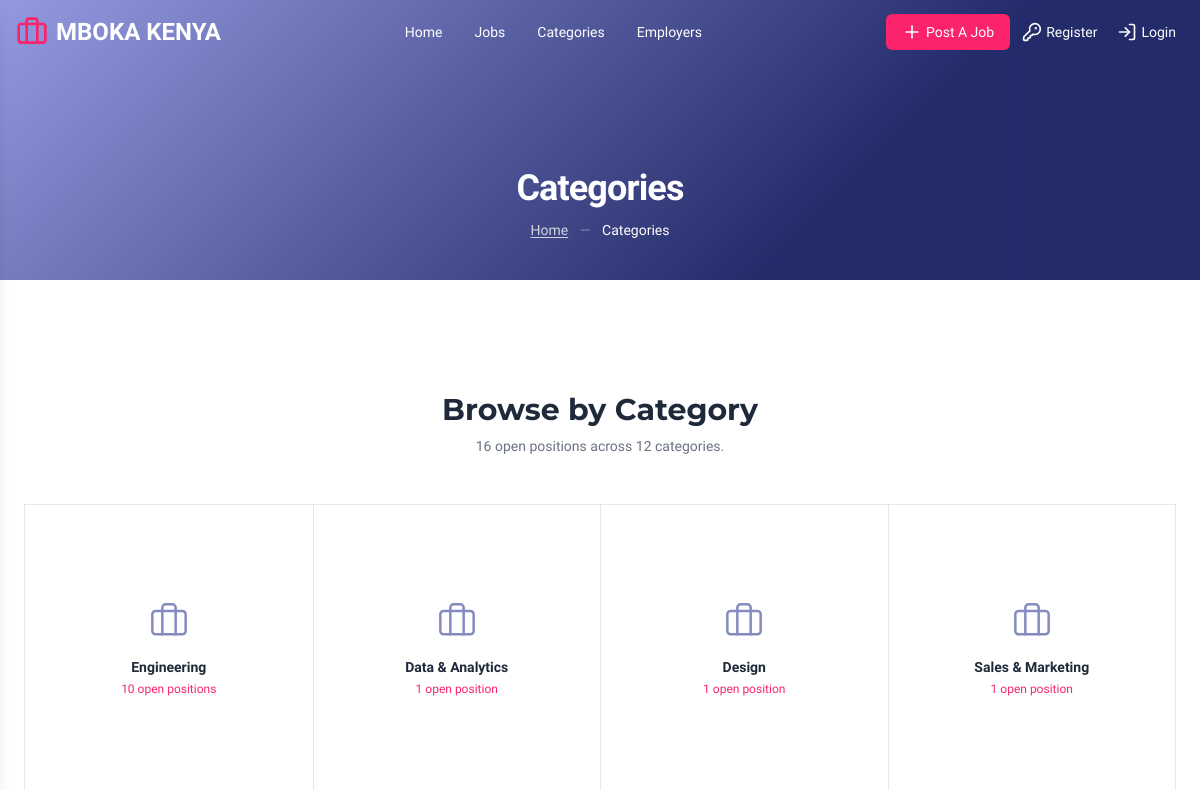
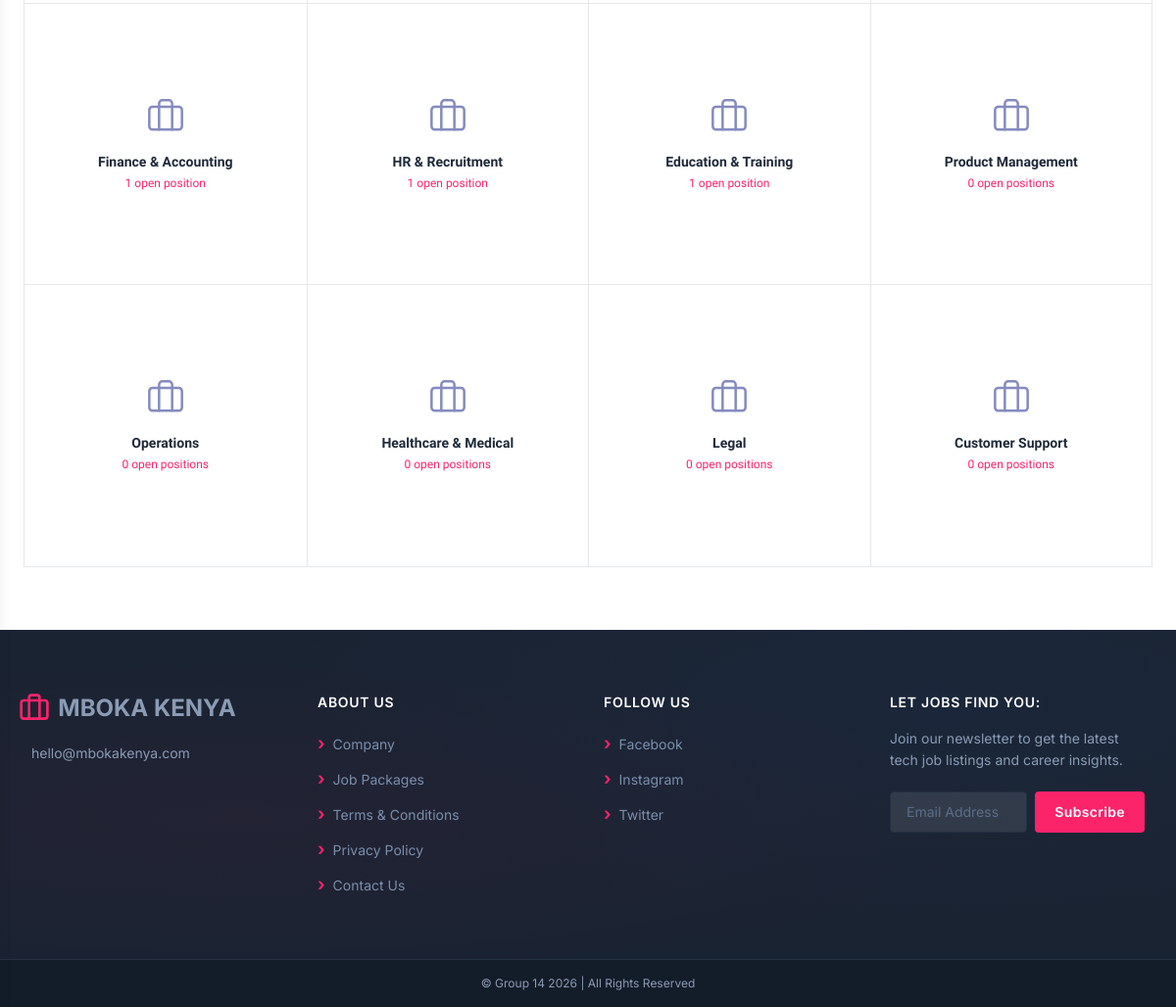
The page /categories on the database its author committed (2 pictures, top to bottom).
### tables this page shows
CREATE TABLE job_categories (
    category_id   INT AUTO_INCREMENT PRIMARY KEY,
    category_name VARCHAR(100) UNIQUE NOT NULL,
    description   TEXT,
    icon_path     VARCHAR(300),
    created_at    DATETIME DEFAULT CURRENT_TIMESTAMP
);

### views/categories.php (the view, shortened to what this page needs)
<?php include_once 'partials/header.php'; ?>
<main class="w-full">
    <section class="relative w-full overflow-hidden" style="height:280px;">
        <div class="absolute inset-0" style="background: linear-gradient(135deg, #8b91dd 0%, #10195d 70%, #10195d 100%); opacity:0.92;"></div>
        <div class="absolute inset-0 flex flex-col items-center justify-end pb-10 z-10">
            <h1 class="text-3xl md:text-4xl font-bold text-white mb-3 tracking-tight">Categories</h1>
            <p class="text-gray-300 text-sm">
                <a href="/" class="underline underline-offset-2 hover:text-white transition-colors">Home</a>
                <span class="mx-2 opacity-50">—</span>
                <span class="text-white">Categories</span>
            </p>
        </div>
    </section>
    <?php
    try {
        $db = getDB();
        $stmt = $db->query("
            SELECT jc.category_id,
                   jc.category_name            AS name,
                   COALESCE(jc.icon_path, 'briefcase') AS icon,
                   COUNT(CASE WHEN j.status = 'open' THEN 1 END) AS count
            FROM job_categories jc
            LEFT JOIN jobs j ON j.category_id = jc.category_id
            GROUP BY jc.category_id, jc.category_name, jc.icon_path
            ORDER BY count DESC
        ");
        $categories = $stmt->fetchAll(PDO::FETCH_ASSOC);
        $total_open = (int) $db->query("SELECT COUNT(*) FROM jobs WHERE status = 'open'")->fetchColumn();
    } catch (Exception $e) {
        $categories = [];
        $total_open = 0;
    }
    ?>
    <section class="bg-white py-16 px-4">
        <div class="max-w-6xl mx-auto">
            <div class="text-center my-12">
                <h2 class="text-3xl font-bold text-gray-800 mb-2" style="font-family:'Montserrat',sans-serif;">
                    Browse by Category
                </h2>
                <p class="text-gray-500 text-sm">
                    <?php echo number_format($total_open); ?> open position<?php echo $total_open !== 1 ? 's' : ''; ?> across <?php echo count($categories); ?> categories.
                </p>
            </div>
            <?php if (empty($categories)): ?>
                <div class="text-center py-20">
                    <i data-lucide="folder-open" class="w-12 h-12 text-gray-300 mx-auto mb-4"></i>
                    <p class="text-gray-400">No categories found.</p>
                </div>
            <?php else: ?>
                <div class="grid grid-cols-2 md:grid-cols-4 gap-0 border border-gray-200">
                    <?php foreach ($categories as $index => $cat):
                        $isLeft   = $index % 4 === 0;
                        $isTop    = $index < 4;
                    ?>
                        <a href="/jobs?category=<?php echo urlencode($cat['name']); ?>"
                            class="group flex flex-col items-center justify-center text-center aspect-square p-8
                              transition-all duration-200 hover:shadow-lg hover:z-10
                              <?php echo !$isTop  ? 'border-t' : ''; ?>
                              <?php echo !$isLeft ? 'border-l' : ''; ?>
                              border-gray-200">
                            <i data-lucide="<?php echo htmlspecialchars($cat['icon']); ?>"
                                class="w-10 h-10 text-[#858bbe] mb-4 transition-transform duration-200 group-hover:scale-110"
                                stroke-width="1.5"></i>
                            <h3 class="text-sm font-bold text-gray-800 mb-1"><?php echo htmlspecialchars($cat['name']); ?></h3>
                            <p class="text-xs text-[#fb236a] font-medium">
                                <?php echo (int)$cat['count']; ?> open position<?php echo (int)$cat['count'] !== 1 ? 's' : ''; ?>
                            </p>
                        </a>
                    <?php endforeach; ?>
                </div>
            <?php endif; ?>
        </div>
    </section>
</main>
<?php include_once 'partials/footer.php'; ?>

### index.php (shortened to what this page needs)
<?php
$routes = [
    ['GET',  '/',               'views/home.php',           null],
    ['GET',  '/dashboard',      null,                       'handleDashboardRedirect'],
    ['GET',  '/jobs',           'views/jobs.php',           null],
    ['GET',  '/categories',           'views/categories.php',           null],
    ['GET',  '/jobs/:id',       'views/job-single.php',     null],
    ['GET',  '/employers',      'views/employers.php',      null],
    ['GET',  '/post-a-job',     'views/post-a-job.php',     'requireEmployerWithProfile'],
    ['POST', '/post-a-job',     'php/functions/store-job.php', 'requireEmployerWithProfile'],
    ['GET',  '/login',          'views/login.php',          'requireGuest'],
    ['POST', '/login',          'php/function/login.php',  'requireGuest'],
    ['GET',  '/register',       'views/register.php',       'requireGuest'],
    ['POST', '/register',       'php/functions/register.php', 'requireGuest'],
    ['GET',  '/seeker/dashboard',      'views/seeker/dashboard.php',      'requireSeekerWithProfile'],
    ['GET',  '/seeker/saved-jobs',      'views/seeker/saved-jobs.php',      'requireSeekerWithProfile'],
    ['GET',  '/seeker/applications',      'views/seeker/applications.php',      'requireSeekerWithProfile'],
    ['GET',  '/seeker/profile',      'views/seeker/profile.php',      'requireSeeker'],
    ['GET',  '/employer/dashboard',      'views/employer/dashboard.php',      'requireEmployerWithProfile'],
    ['GET',  '/employer/jobs',           'views/employer/jobs.php',           'requireEmployerWithProfile'],
    ['GET',  '/employer/applications',   'views/employer/applications.php',   'requireEmployerWithProfile'],
    ['GET',  '/employer/profile',      'views/employer/profile.php',      'requireEmployer'],
    ['GET',  '/admin/dashboard',      'views/admin/dashboard.php',      'requireAdmin'],
    ['GET',  '/admin/users',          'views/admin/users.php',          'requireAdmin'],
    ['GET',  '/admin/employers',      'views/admin/employers.php',      'requireAdmin'],
    ['GET',  '/admin/jobs',           'views/admin/jobs.php',           'requireAdmin'],
    ['GET',  '/admin/applications',   'views/admin/applications.php',   'requireAdmin'],
    ['GET',  '/admin/admins',         'views/admin/admins.php',         'requireAdmin'],
    ['GET',  '/admin/profile',      'views/admin/profile.php',      'requireAuth'],
    ['GET',  '/logout',         'php/functions/logout.php', 'requireAuth'],
];
$method  = $_SERVER['REQUEST_METHOD'];
$uri     = strtok($_SERVER['REQUEST_URI'], '?');
$uri     = rtrim($uri, '/') ?: '/';
foreach ($routes as [$routeMethod, $routePath, $view, $middleware]) {
    $pattern = preg_replace('#/:([^/]+)#', '/(?P<$1>[^/]+)', $routePath);
    $pattern = '#^' . $pattern . '$#';
    if ($method !== $routeMethod || !preg_match($pattern, $uri, $matches)) {
        continue;
    }
    include_once $view;
    break;
}

### views/partials/header.php (shortened to what this page needs)
<?php
$navUserId   = $_SESSION['user_id'] ?? null;
$navUserRole = $_SESSION['role'] ?? null;
$navLinks = [
  ['label' => 'Home',      'href' => '/'],
  ['label' => 'Jobs',      'href' => '/jobs'],
  ['label' => 'Categories', 'href' => '/categories'],
  ['label' => 'Employers', 'href' => '/employers'],
];
$authLinks = [];
if (!$navUserId || $navUserRole === 'employer') {
  $authLinks[] = [
    'icon'    => 'plus',
    'text'    => 'Post A Job',
    'href'    => '/post-a-job',
    'variant' => 'primary',
  ];
}
if ($navUserId) {
  $authLinks[] = [
    'icon'    => 'log-out',
    'text'    => 'Sign out',
    'href'    => '/logout',
    'variant' => 'ghost',
  ];
} else {
  $authLinks[] = [
    'icon'    => 'key-round',
    'text'    => 'Register',
    'href'    => '/register',
    'variant' => 'ghost',
  ];
  $authLinks[] = [
    'icon'    => 'log-in',
    'text'    => 'Login',
    'href'    => '/login',
    'variant' => 'ghost',
  ];
}
?>
<!DOCTYPE html>
<html lang="en">
<head>
  <script src="https://cdn.jsdelivr.net/npm/@tailwindcss/browser@4"></script>
  <link href="https://cdn.jsdelivr.net/npm/sweetalert2@11/dist/sweetalert2.min.css" rel="stylesheet">
</head>
<body class="font-varela-round h-full min-h-screen flex flex-col">
  <header class="flex items-center justify-center max-w-7xl">
    <nav id="siteNav" class="flex items-center justify-center fixed top-0 left-0 right-0 w-full h-16 transition-all duration-300 ease-in-out z-50 bg-transparent text-white">
      <div class="max-w-7xl w-full px-4 flex items-center justify-between h-full">
        <a href="<?php echo  '/'; ?>"
          class="nav-logo font-bold text-2xl transition-colors flex items-center justify-center gap-2
                  left-1/2 transform max-md:-translate-x-1/2 md:static md:transform-none">
          <i data-lucide="briefcase" class="w-8 h-8 text-[#fb236a]" aria-hidden="true"></i>
          <span class="hidden md:inline">MBOKA KENYA</span>
        </a>
        <div class="hidden md:flex items-center gap-8">
          <?php foreach ($navLinks as $link): ?>
            <a href="<?php echo $link['href']; ?>" class="nav-link font-medium text-sm transition-colors">
              <?php echo $link['label']; ?>
            </a>
          <?php endforeach; ?>
        </div>
        <div class="flex items-center gap-1">
          <?php foreach ($authLinks as $link):
            $isPrimary = $link['variant'] === 'primary';
            $classes   = 'flex items-center gap-1 p-2 rounded-md font-medium text-sm transition-all ';
            $classes  .= $isPrimary ? 'bg-[#fb236a] text-white hover:bg-[#fb236a]/80 px-4' : '';
          ?>
            <a href="<?php echo $link['href']; ?>"
              class="nav-action <?php echo $isPrimary ? 'primary-action' : ''; ?> <?php echo $classes; ?>">
              <i data-lucide="<?php echo $link['icon']; ?>" class="w-5 h-5" aria-hidden="true"></i>
              <span class="hidden md:inline"><?php echo $link['text']; ?></span>
            </a>
          <?php endforeach; ?>
        </div>
      </div>
    </nav>
  </header>

### views/partials/footer.php (shortened to what this page needs)
<footer class="footer-bg-texture font-inter ">
  <div class="max-w-7xl mx-auto px-6 lg:px-8 py-14 lg:py-16">
    <div class="grid grid-cols-1 sm:grid-cols-2 lg:grid-cols-4 gap-10 lg:gap-8">
      <div class="flex flex-col gap-5">
        <a class="nav-logo font-bold text-2xl transition-colors flex items-center justify-center gap-2 -ml-16 text-footer-text">
          <i data-lucide="briefcase" class="w-8 h-8 text-[#fb236a]" aria-hidden="true"></i>
          <span class="hidden md:inline">MBOKA KENYA</span>
        </a>
        <a href="mailto:hello@mbokakenya.com" class="text-footer-text text-sm hover:text-white transition-colors duration-200">
          hello@mbokakenya.com
        </a>
      </div>
      <div>
        <h3 class="text-white font-semibold text-sm tracking-wider uppercase mb-5">About Us</h3>
        <ul class="space-y-3">
          <li><a href="#" class="footer-nav-arrow text-footer-link text-sm hover:text-white transition-colors duration-200">Company</a></li>
          <li><a href="#" class="footer-nav-arrow text-footer-link text-sm hover:text-white transition-colors duration-200">Job Packages</a></li>
          <li><a href="#" class="footer-nav-arrow text-footer-link text-sm hover:text-white transition-colors duration-200">Terms &amp; Conditions</a></li>
          <li><a href="#" class="footer-nav-arrow text-footer-link text-sm hover:text-white transition-colors duration-200">Privacy Policy</a></li>
          <li><a href="#" class="footer-nav-arrow text-footer-link text-sm hover:text-white transition-colors duration-200">Contact Us</a></li>
        </ul>
      </div>
      <div>
        <h3 class="text-white font-semibold text-sm tracking-wider uppercase mb-5">Follow Us</h3>
        <ul class="space-y-3">
          <li><a href="#" target="_blank" rel="noopener" class="footer-nav-arrow text-footer-link text-sm hover:text-white transition-colors duration-200">Facebook</a></li>
          <li><a href="#" target="_blank" rel="noopener" class="footer-nav-arrow text-footer-link text-sm hover:text-white transition-colors duration-200">Instagram</a></li>
          <li><a href="#" target="_blank" rel="noopener" class="footer-nav-arrow text-footer-link text-sm hover:text-white transition-colors duration-200">Twitter</a></li>
        </ul>
      </div>
      <div>
        <h3 class="text-white font-semibold text-sm tracking-wider uppercase mb-4">Let Jobs find you:</h3>
        <p class="text-footer-text text-sm leading-relaxed mb-5">
          Join our newsletter to get the latest tech job listings and career insights.
        </p>
        <div id="mc_embed_signup">
          <form
            action="#"
            method="post"
            target="_blank"
            novalidate>
            <div class="flex flex-col sm:flex-row gap-2">
              <input
                type="email"
                name="EMAIL"
                placeholder="Email Address"
                required
                class="footer-email-input flex-1 min-w-0 bg-white/10 border border-footer-border text-white text-sm px-4 py-2.5 rounded transition-all duration-200 focus:bg-white/15" />
              <button
                type="submit"
                name="subscribe"
                class="bg-ck-pink hover:bg-red-600 active:bg-red-700 text-white text-sm font-semibold px-5 py-2.5 rounded tracking-wide transition-colors duration-200 whitespace-nowrap cursor-pointer">
                Subscribe
              </button>
            </div>
          </form>
        </div>
      </div>
    </div>
  </div>
  <div class="footer-bottom-bg border-t border-footer-border">
    <div class="max-w-7xl mx-auto px-6 lg:px-8 py-4">
      <p class="text-center text-footer-text text-xs">
        © Group 14 2026 | All Rights Reserved
      </p>
    </div>
  </div>
</footer>
</body>
</html>

### views/partials/header.php (style rules this page uses)
.footer-bg-texture { background-color: #1a2332; background-image: radial-gradient(ellipse at 20% 50%, rgba(232,20,77,0.04) 0%, transparent 60%), radial-gradient(ellipse at 80% 20%, rgba(30,60,100,0.15) 0%, transparent 50%); }
.footer-bottom-bg { background-color: #131c29; }
.footer-nav-arrow::before { content: '›'; margin-right: 8px; color: #fb236a; font-size: 1.1rem; font-weight: 700; line-height: 1; }
.footer-email-input::placeholder { color: #5a6e8a; }

### rows shown on the page
job_categories: category_name "Engineering", count "10", shows "s"
job_categories: category_name "Data & Analytics", count "1"
job_categories: category_name "Design", count "1"
job_categories: category_name "Sales & Marketing", count "1"
job_categories: category_name "Finance & Accounting", count "1"
job_categories: category_name "HR & Recruitment", count "1"
job_categories: category_name "Education & Training", count "1"
job_categories: category_name "Product Management", count "0", shows "s"
job_categories: category_name "Operations", count "0"
job_categories: category_name "Healthcare & Medical", count "0", shows "s"
job_categories: category_name "Legal", count "0", shows "s"
job_categories: category_name "Customer Support", count "0"

### other values the page prints
$link['label'] "Home"
$link['label'] "Jobs"
$link['label'] "Categories"
$link['label'] "Employers"
$link['text'] "Post A Job"
$link['text'] "Register"
$link['text'] "Login"
$total_open "16"
count($categories) "12"
